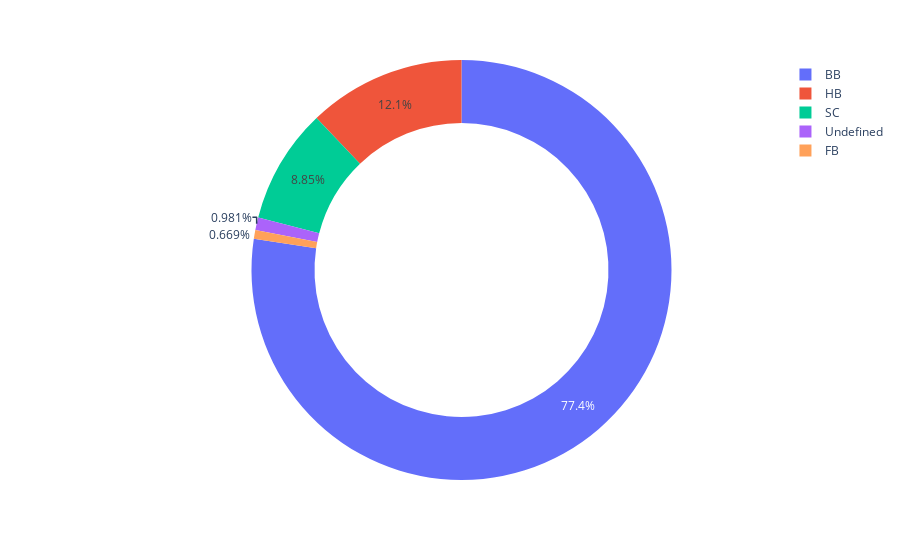

Source (notebook cell):
### Markdown cell above
### Kind of food?

### Code cell
plt.figure(figsize=(16,8))
px.pie(data,names = data["meal"].value_counts().index,values = data["meal"].value_counts(),hole = 0.7)

### Figure 1 — Plotly figure (JSON) as saved in the notebook; plotly's stock layout.template omitted (floating-point values rounded to 4 significant figures)
{"data": [{"domain": {"x": [0, 1], "y": [0, 1]}, "hole": 0.7, "hovertemplate": "label=%{label}<br>value=%{value}<extra></extra>", "labels": ["BB", "HB", "SC", "Undefined", "FB"], "legendgroup": "", "name": "", "showlegend": true, "type": "pie", "values": [92236, 14458, 10549, 1169, 798]}], "layout": {"legend": {"tracegroupgap": 0}, "margin": {"t": 60}}}
